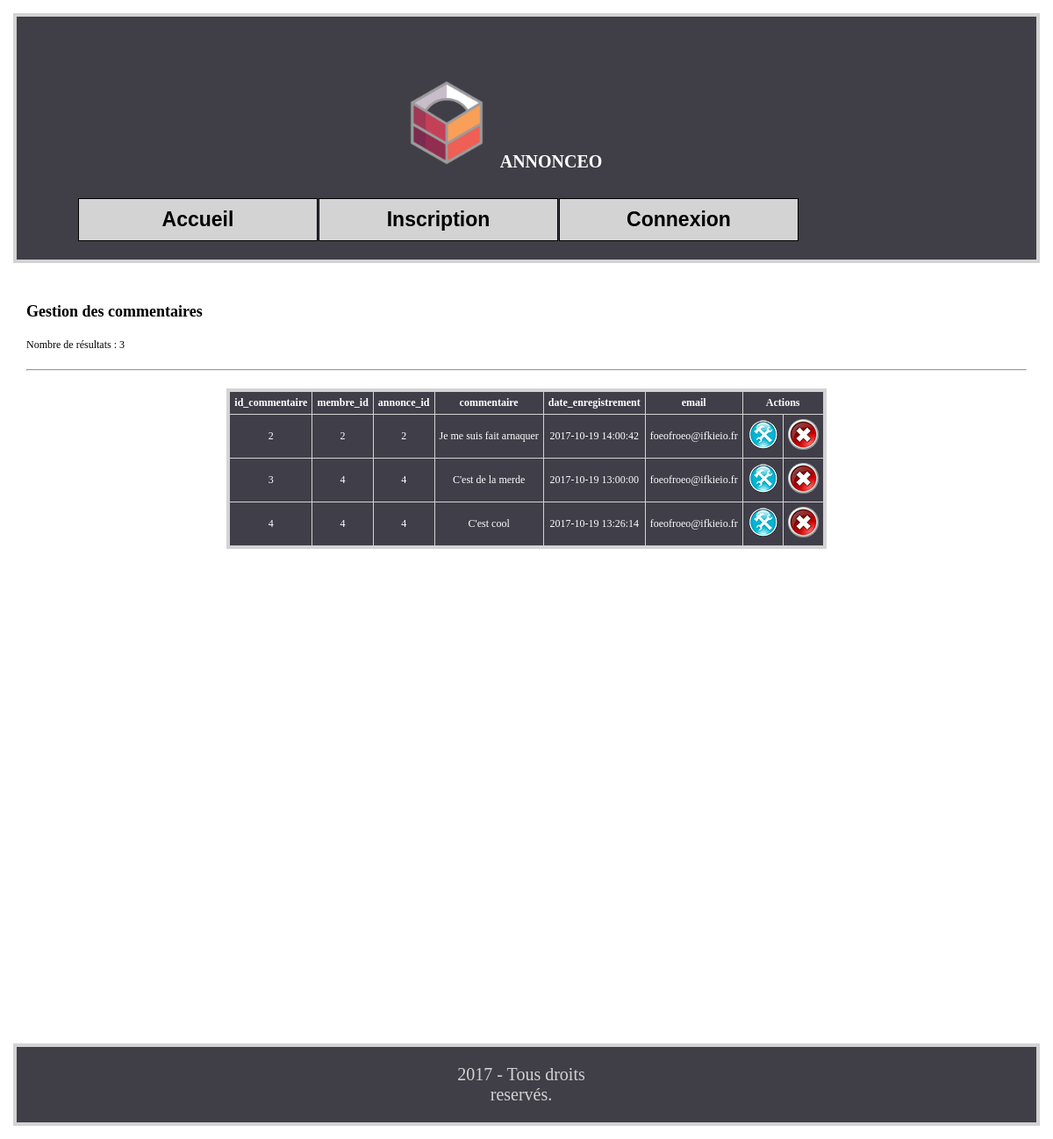
/backoffice/gestion_des_commentaires.php, run on the app's committed database.
### tables this page shows
CREATE TABLE `commentaire` (
  `id_commentaire` int(3) NOT NULL,
  `membre_id` int(3) NOT NULL,
  `annonce_id` int(3) NOT NULL,
  `commentaire` text NOT NULL,
  `date_enregistrement` datetime NOT NULL
);

CREATE TABLE `membre` (
  `id_membre` int(3) NOT NULL,
  `pseudo` varchar(20) NOT NULL,
  `mdp` varchar(60) NOT NULL,
  `nom` varchar(20) NOT NULL,
  `prenom` varchar(20) NOT NULL,
  `telephone` varchar(20) NOT NULL,
  `email` varchar(50) NOT NULL,
  `civilite` enum('m','f') NOT NULL,
  `statut` int(1) NOT NULL,
  `date_enregistrement` datetime NOT NULL
);

### inc/init.inc.php (called while the page is built, shortened)
<?php
$msg ='';
$contenu = '';
?>

### backoffice/gestion_des_commentaires.php (the view, shortened to what this page needs)
<?php
require_once('../inc/init.inc.php');
$resultat = $pdo -> query("SELECT commentaire.*, membre.email FROM commentaire LEFT JOIN membre ON commentaire.membre_id = membre.id_membre");
$commentaire = $resultat -> fetchAll(PDO::FETCH_ASSOC);
$contenu .= 'Nombre de résultats : ' . $resultat ->rowCount() . '<br><hr>';
$contenu .= $msg;
$contenu .= '<table class="ges_tab" border="1">';
$contenu .= '<tr>';
for ($i = 0; $i < $resultat -> columnCount(); $i++) {
    $colonne = $resultat -> getColumnMeta($i);
    $contenu .= '<th>' . $colonne['name'] . '</th>';
}
$contenu .= '<th colspan="2">Actions</th>';
$contenu .= '</tr>';
foreach ($commentaire as $valeur) {
    $contenu .= "<tr>";
        foreach ($valeur as $indice => $valeur2) {
            if ($indice == 'photo') {
                $contenu .= '<td><img src="' . RACINE_SITE . 'photo/' . $valeur2 . '" height="90"></td>';
            }
            else {
                $contenu .= '<td>' . $valeur2 . '</td>';
            }
        }
        $contenu .= '<td><a href="?action=modification&id_commentaire='. $valeur['id_commentaire'] .'"><img src="../libs/modi.png"></a></td>';
        $contenu .= '<td><a onclick="confirm(\'Etes-vous certain de vouloir supprimer ce commentaire' . $valeur['id_commentaire'] . '\');" href="supprimer_commentaire.php?id=' . $valeur['id_commentaire'] . '"><img src="../libs/supp.png"></a></td>';
    $contenu .= "</tr>";
}
$contenu .= '</table>';
$contenu .= "<br>";
require('../inc/header.php');
?>
<h1>Gestion des commentaires</h1>
<?= $contenu ?>
<?php
require_once('../inc/footer.php');
?>

### css/style.css (style rules this page uses)
* { margin: 0; }
body { font-family : verdana; font-size: 12px; }
a { text-decoration: none; color: #000; }
.ges_tab { border: 4px solid lightgrey; background: #403e48; color: white; margin: 0 auto; }
table { border-collapse: collapse; }
hr { margin: 20px 0; }
h1 { margin-bottom: 20px; }
table tr td { text-align: center; }
td, th { padding: 5px; }

### data on the page
commentaire: id_commentaire "2", membre "2", annonce "2", commentaire "Je me suis fait arnaquer", date_enregistrement "2017-10-19 14:00:42", membre.email "foeofroeo@ifkieio.fr"
commentaire: id_commentaire "3", membre "4", annonce "4", commentaire "C'est de la merde", date_enregistrement "2017-10-19 13:00:00", membre.email "foeofroeo@ifkieio.fr"
commentaire: id_commentaire "4", membre "4", annonce "4", commentaire "C'est cool", date_enregistrement "2017-10-19 13:26:14", membre.email "foeofroeo@ifkieio.fr"

### other printed values
$resultat ->rowCount() "3"
$colonne['name'] "id_commentaire"
$colonne['name'] "membre_id"
$colonne['name'] "annonce_id"
$colonne['name'] "commentaire"
$colonne['name'] "date_enregistrement"
$colonne['name'] "email"
